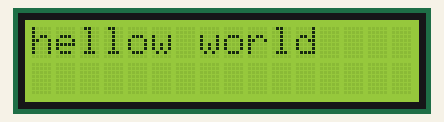
This sketch was run on a simulated Arduino Uno, built with avr-gcc and run on an emulated ATmega328P. On the bench: 16×2 character LCD.

Above: at 1.1 s.
At 5.6 s:
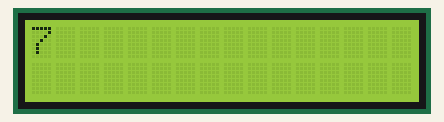
At 10.7 s:
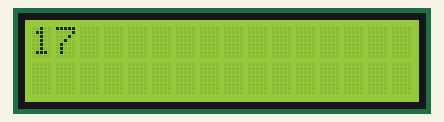
At 20.2 s:
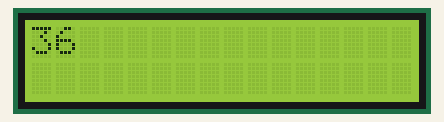
At 29.8 s:
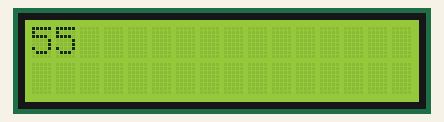
At 39.3 s:
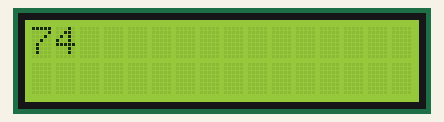

Measured:
- what the display in image 0 shows lasts 1.0 s, from 1.1 s to 2.1 s
- what the display in image 1 shows lasts 0.5 s, from 5.6 s to 6.1 s

The sketch:

lcd_screen.ino
```cpp
#include <LiquidCrystal.h>

// C++ code
//

int rs = 7;
int en = 8;
int databus4 = 9;
int databus5 = 10;
int databus6 = 11;
int databus7 = 12;
int dt = 1000;
LiquidCrystal lcd(rs, en, databus4, databus5, databus6, databus7);
void setup()
{
    lcd.begin(16, 2);
}

void loop()
{
    delay(dt);
    lcd.setCursor(0, 0);
    lcd.print("hellow world");
    delay(dt);
    lcd.clear();
    // lcd.setCursor(0,1);
    // lcd.setCursor(0,0);
    // lcd.print("hellow my name is regex");
    // delay(dt);
    // lcd.clear();
    for (int i = 0; i < 255; i++)
    {
        lcd.setCursor(0, 0);
        lcd.print(i);
        delay(500);
        lcd.clear();
    }
}
```
